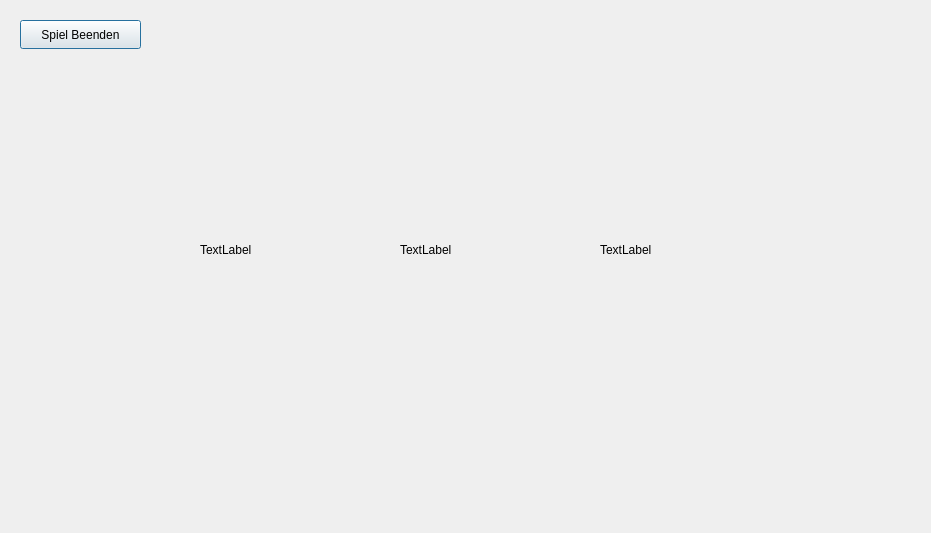
<?xml version="1.0" encoding="UTF-8"?>
<ui version="4.0">
 <class>Spielfenster</class>
 <widget class="QDialog" name="Spielfenster">
  <property name="geometry">
   <rect>
    <x>0</x>
    <y>0</y>
    <width>931</width>
    <height>533</height>
   </rect>
  </property>
  <property name="windowTitle">
   <string>Dialog</string>
  </property>
  <widget class="QPushButton" name="Spiel_beenden">
   <property name="geometry">
    <rect>
     <x>20</x>
     <y>20</y>
     <width>121</width>
     <height>29</height>
    </rect>
   </property>
   <property name="text">
    <string>Spiel Beenden</string>
   </property>
  </widget>
  <widget class="QLabel" name="SpinningWheel1">
   <property name="geometry">
    <rect>
     <x>200</x>
     <y>200</y>
     <width>100</width>
     <height>100</height>
    </rect>
   </property>
   <property name="text">
    <string>TextLabel</string>
   </property>
  </widget>
  <widget class="QLabel" name="SpinningWheel2">
   <property name="geometry">
    <rect>
     <x>400</x>
     <y>200</y>
     <width>100</width>
     <height>100</height>
    </rect>
   </property>
   <property name="text">
    <string>TextLabel</string>
   </property>
  </widget>
  <widget class="QLabel" name="SpinningWheel3">
   <property name="geometry">
    <rect>
     <x>600</x>
     <y>200</y>
     <width>100</width>
     <height>100</height>
    </rect>
   </property>
   <property name="text">
    <string>TextLabel</string>
   </property>
  </widget>
 </widget>
 <resources/>
 <connections/>
</ui>
